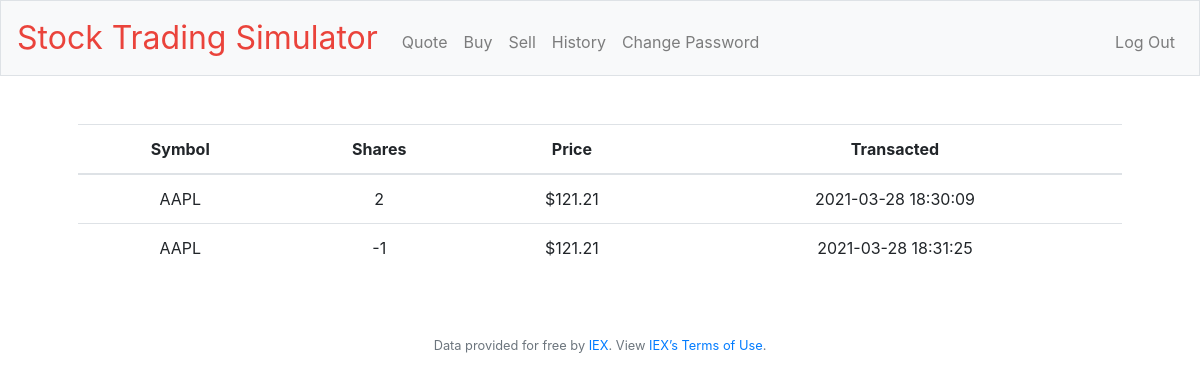
The page /history (signed in) on the database its author committed.
### tables this page shows
CREATE TABLE buy (id INTEGER PRIMARY KEY AUTOINCREMENT NOT NULL, username TEXT NOT NULL, symbol TEXT NOT NULL, individualPrice NUMERIC NOT NULL, totalPrice NUMERIC NOT NULL, shares INTEGER, datetime TEXT NOT NULL);

### application.py (the view)
@app.route("/history")
@login_required
def history():
    user_info = db.execute("SELECT * FROM users WHERE id=?;", session["user_id"])
    history = db.execute("SELECT * FROM buy WHERE username=?;", user_info[0]["username"])
    return render_template("history.html", history=history, length=len(history))

### application.py (called while the page is built)
@app.after_request
def after_request(response):
    response.headers["Cache-Control"] = "no-cache, no-store, must-revalidate"
    response.headers["Expires"] = 0
    response.headers["Pragma"] = "no-cache"
    return response

### helpers.py (called while the page is built)
def login_required(f):
    @wraps(f)
    def decorated_function(*args, **kwargs):
        if session.get("user_id") is None:
            return redirect("/login")
        return f(*args, **kwargs)
    return decorated_function

def usd(value):
    return f"${value:,.2f}"

### templates/history.html (shortened to what this page needs)
{% extends "layout.html" %}
{% block main %}
    <table class="table">
        <thead>
            <tr>
                <th>Symbol</th>
                <th>Shares</th>
                <th>Price</th>
                <th>Transacted</th>
            </tr>
        </thead>
        <tbody>
            {% for i in range(0, length) %}
                <tr>
                    <td>{{ history[i]["symbol"] }}</td>
                    <td>{{ history[i]["shares"] }}</td>
                    <td>{{ history[i]["individualPrice"] | usd }}</td>
                    <td>{{ history[i]["datetime"] }}</td>
                </tr>
            {% endfor %}
        </tbody>
    </table>
{% endblock %}

### rows shown on the page
buy: symbol "AAPL", shares "2", individualPrice "$121.21", datetime "2021-03-28 18:30:09"
buy: symbol "AAPL", shares "-1", individualPrice "$121.21", datetime "2021-03-28 18:31:25"
